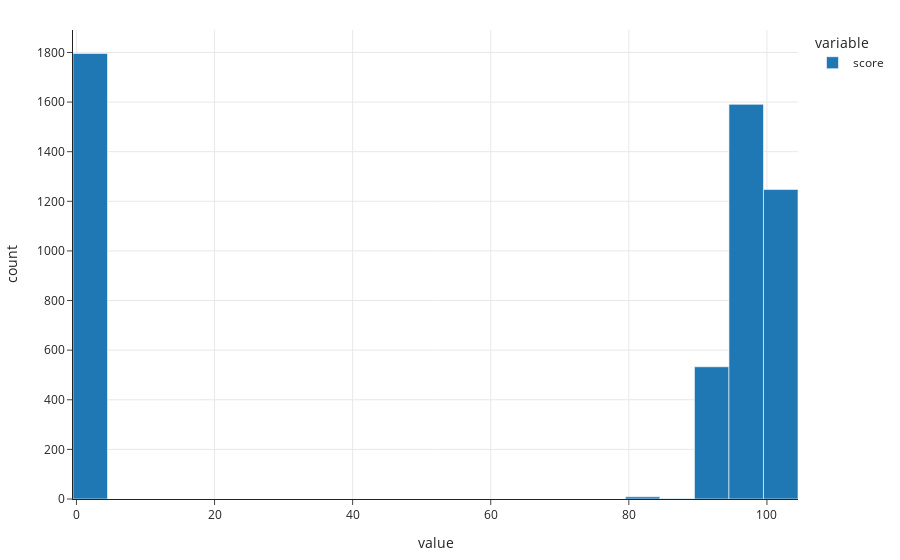

The notebook cell this image was saved under:
### Code cell
fig = px.histogram(insp['score'])
fig

### Figure 1 — Plotly figure (JSON) as saved in the notebook; plotly's stock layout.template omitted (floating-point values rounded to 4 significant figures; data arrays with more than 128 entries replaced by an {"elided": "..."} marker saying what was removed)
{"data": [{"alignmentgroup": "True", "bingroup": "x", "hovertemplate": "variable=score<br>value=%{x}<br>count=%{y}<extra></extra>", "legendgroup": "score", "marker": {"color": "#1F77B4", "pattern": {"shape": ""}}, "name": "score", "offsetgroup": "score", "orientation": "v", "showlegend": true, "type": "histogram", "x": {"elided": "5179 int values"}, "xaxis": "x", "yaxis": "y"}], "layout": {"barmode": "relative", "legend": {"title": {"text": "variable"}, "tracegroupgap": 0}, "xaxis": {"anchor": "y", "domain": [0, 1], "title": {"text": "value"}}, "yaxis": {"anchor": "x", "domain": [0, 1], "title": {"text": "count"}}}}
